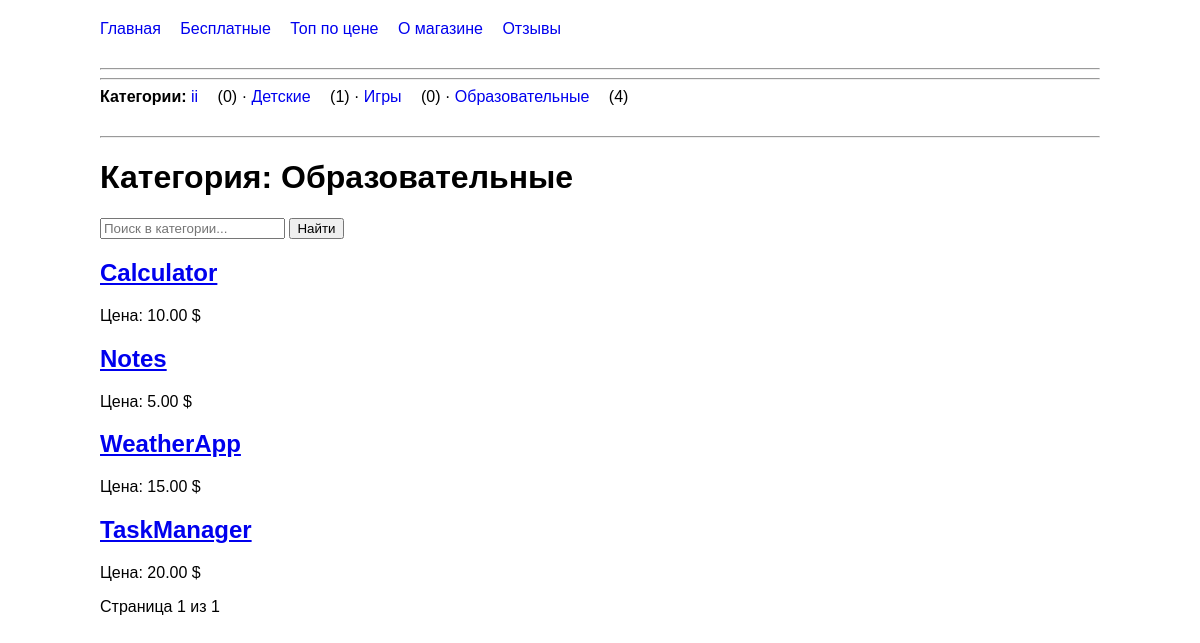
/category/2/Образовательные/, run on the app's committed database.
### mainapp/models.py (models this page shows, shortened)
class Category(models.Model):
    name = models.CharField(max_length=50)

class App(models.Model):
    name = models.CharField(max_length=200)
    description = models.TextField(blank=True)
    price = models.DecimalField(max_digits=10, decimal_places=2, default=0)
    created_at = models.DateTimeField(auto_now_add=True)
    downloads = models.PositiveIntegerField(default=0)
    category = models.ForeignKey(
        Category,
        on_delete=models.CASCADE,
        null=True,
        blank=True,
        related_name='apps',
    )
    icon = models.ImageField(
        upload_to='icons/',
        blank=True,
    )
    author = models.ForeignKey(
        settings.AUTH_USER_MODEL,
        on_delete=models.CASCADE,
        related_name='apps',
        null=True,
        blank=True,
    )

### mainapp/views.py (the view)
# urls.py: path('category/<int:category_id>/<str:category_name>/',views.category_detail,name='category_detail'),
def category_detail(request, category_id, category_name):
    print(category_name)
    category = get_object_or_404(Category, id=category_id)
    apps = App.objects.filter(category=category)
    paginator = Paginator(apps, 4)
    page_number = request.GET.get('page')
    page_obj = paginator.get_page(page_number)
    most_expensive = apps.order_by('-price').first()
    return render(request, 'mainapp/category.html', {
        'category': category,
        'apps': page_obj,
        'page_obj': page_obj,
        'most_expensive': most_expensive,
    })

### mainapp/context_processors.py (called while the page is built)
def store_menu(request):
    nav_categories = (
        Category.objects
        .annotate(apps_count=Count('apps'))
        .order_by('name')
    )
    return {
        'nav_categories': nav_categories,
    }

### mainapp/templates/mainapp/category.html (shortened to what this page needs)
{% extends 'mainapp/base.html' %}
{% block content %}
<h1>Категория: {{ category.name }}</h1>
<form method="GET">
    <input
        type="text"
        name="q"
        value="{{ q }}"
        placeholder="Поиск в категории..."
    >
    <button type="submit">Найти</button>
</form>
{% for app in apps %}
    <div>
        <h2>
            <a href="{% url 'mainapp:app_detail' app.id app.name %}">
                {{ app.name }}
            </a>
        </h2>
        <p>Цена: {{ app.price }} $</p>
    </div>
{% empty %}
    <p>Приложений не найдено.</p>
{% endfor %}
<span>
    Страница {{ page_obj.number }} из {{ page_obj.paginator.num_pages }}
</span>
{% endblock %}

### mainapp/templates/mainapp/base.html (shortened to what this page needs)
{% load static %}
<!DOCTYPE html>
<html lang="ru">
<head>
    <link rel="stylesheet" href="{% static 'mainapp/style.css' %}">
</head>
<nav>
    <a href="{% url 'mainapp:home' %}">Главная</a>
    <a href="{% url 'mainapp:free' %}">Бесплатные</a>
    <a href="{% url 'mainapp:top' %}">Топ по цене</a>
    <a href="{% url 'mainapp:about' %}">О магазине</a>
    <a href="{% url 'mainapp:reviews' %}">Отзывы</a>
</nav>
<hr>
<hr>
<nav>
    <strong>Категории:</strong>
    {% for category in nav_categories %}
        <a href="{% url 'mainapp:category_detail' category.id category.name %}">
            {{ category.name }}
        </a>
        ({{ category.apps_count }})
        {% if not forloop.last %}
            ·
        {% endif %}
    {% empty %}
        Категорий пока нет.
    {% endfor %}
</nav>
<hr>
{% block content %}
{% endblock %}
</body>
</html>

### mainapp/static/style.css (style rules this page uses)
nav { margin-bottom: 30px; }
nav a { margin-right: 15px; text-decoration: none; }

### data on the page
Category: name "ii", apps_count "0"
Category: name "Детские", apps_count "1"
Category: name "Игры", apps_count "0"
Category: name "Образовательные", apps_count "4"
App: name "Calculator", price "10.00"
App: name "Notes", price "5.00"
App: name "WeatherApp", price "15.00"
App: name "TaskManager", price "20.00"

### other printed values
{{ page_obj.number }} "1"
{{ page_obj.paginator.num_pages }} "1"
